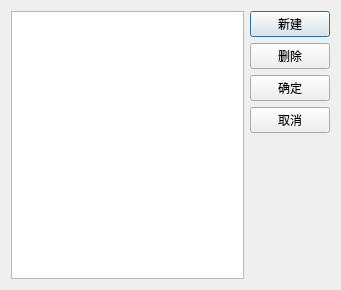
<?xml version="1.0" encoding="UTF-8"?>
<ui version="4.0">
 <class>PersonGroupsDialog</class>
 <widget class="QDialog" name="PersonGroupsDialog">
  <property name="geometry">
   <rect>
    <x>0</x>
    <y>0</y>
    <width>341</width>
    <height>290</height>
   </rect>
  </property>
  <property name="windowTitle">
   <string>联系人分组</string>
  </property>
  <layout class="QHBoxLayout" name="horizontalLayout_2">
   <item>
    <layout class="QHBoxLayout" name="horizontalLayout">
     <item>
      <widget class="QTableView" name="tableView"/>
     </item>
     <item>
      <layout class="QVBoxLayout" name="verticalLayout">
       <item>
        <widget class="QPushButton" name="pushButton">
         <property name="text">
          <string>新建</string>
         </property>
        </widget>
       </item>
       <item>
        <widget class="QPushButton" name="pushButton_2">
         <property name="text">
          <string>删除</string>
         </property>
        </widget>
       </item>
       <item>
        <widget class="QPushButton" name="pushButton_3">
         <property name="text">
          <string>确定</string>
         </property>
        </widget>
       </item>
       <item>
        <widget class="QPushButton" name="pushButton_4">
         <property name="text">
          <string>取消</string>
         </property>
        </widget>
       </item>
       <item>
        <spacer name="verticalSpacer">
         <property name="orientation">
          <enum>Qt::Vertical</enum>
         </property>
         <property name="sizeHint" stdset="0">
          <size>
           <width>20</width>
           <height>40</height>
          </size>
         </property>
        </spacer>
       </item>
      </layout>
     </item>
    </layout>
   </item>
  </layout>
 </widget>
 <resources/>
 <connections/>
</ui>
